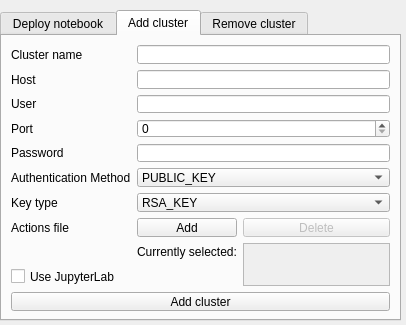
<?xml version="1.0" encoding="UTF-8"?>
<ui version="4.0">
 <class>GUI</class>
 <widget class="QWidget" name="GUI">
  <property name="geometry">
   <rect>
    <x>0</x>
    <y>0</y>
    <width>406</width>
    <height>325</height>
   </rect>
  </property>
  <property name="windowTitle">
   <string>Idact GUI</string>
  </property>
  <widget class="QTabWidget" name="tabWidget">
   <property name="geometry">
    <rect>
     <x>0</x>
     <y>10</y>
     <width>401</width>
     <height>311</height>
    </rect>
   </property>
   <property name="currentIndex">
    <number>1</number>
   </property>
   <widget class="QWidget" name="deploy_notebook_tab">
    <attribute name="title">
     <string>Deploy notebook</string>
    </attribute>
    <layout class="QGridLayout" name="gridLayout_2">
     <item row="4" column="1" colspan="2">
      <widget class="QSpinBox" name="memory_edit">
       <property name="sizePolicy">
        <sizepolicy hsizetype="Minimum" vsizetype="Maximum">
         <horstretch>0</horstretch>
         <verstretch>0</verstretch>
        </sizepolicy>
       </property>
      </widget>
     </item>
     <item row="6" column="3">
      <widget class="QPushButton" name="show_native_arguments_button">
       <property name="text">
        <string>Show native arguments</string>
       </property>
      </widget>
     </item>
     <item row="2" column="1" colspan="3">
      <widget class="QSpinBox" name="cores_edit"/>
     </item>
     <item row="0" column="1" colspan="3">
      <widget class="QLineEdit" name="cluster_name_deployn_edit"/>
     </item>
     <item row="1" column="1" colspan="3">
      <widget class="QSpinBox" name="nodes_edit"/>
     </item>
     <item row="4" column="0">
      <widget class="QLabel" name="memory_label">
       <property name="text">
        <string>Memory per node</string>
       </property>
      </widget>
     </item>
     <item row="5" column="1" colspan="3">
      <widget class="QLineEdit" name="walltime_edit"/>
     </item>
     <item row="2" column="0">
      <widget class="QLabel" name="cores_label">
       <property name="text">
        <string>Cores per node</string>
       </property>
      </widget>
     </item>
     <item row="1" column="0">
      <widget class="QLabel" name="nodes_label">
       <property name="text">
        <string>Nodes</string>
       </property>
      </widget>
     </item>
     <item row="0" column="0">
      <widget class="QLabel" name="cluster_name_deployn_label">
       <property name="text">
        <string>Cluster name</string>
       </property>
      </widget>
     </item>
     <item row="6" column="0" colspan="2">
      <widget class="QPushButton" name="add_native_argument_button">
       <property name="enabled">
        <bool>true</bool>
       </property>
       <property name="text">
        <string>Add native argument</string>
       </property>
      </widget>
     </item>
     <item row="5" column="0">
      <widget class="QLabel" name="walltime_label">
       <property name="maximumSize">
        <size>
         <width>139</width>
         <height>16777215</height>
        </size>
       </property>
       <property name="text">
        <string>Walltime</string>
       </property>
      </widget>
     </item>
     <item row="6" column="2">
      <widget class="QPushButton" name="remove_native_argument_button">
       <property name="text">
        <string>Remove native argument</string>
       </property>
      </widget>
     </item>
     <item row="4" column="3">
      <widget class="QComboBox" name="memory_unit_box">
       <property name="sizePolicy">
        <sizepolicy hsizetype="Expanding" vsizetype="Maximum">
         <horstretch>0</horstretch>
         <verstretch>0</verstretch>
        </sizepolicy>
       </property>
       <item>
        <property name="text">
         <string>GiB</string>
        </property>
       </item>
       <item>
        <property name="text">
         <string>MiB</string>
        </property>
       </item>
       <item>
        <property name="text">
         <string>TiB</string>
        </property>
       </item>
       <item>
        <property name="text">
         <string>PiB</string>
        </property>
       </item>
      </widget>
     </item>
     <item row="8" column="0" colspan="4">
      <widget class="QPushButton" name="deploy_button">
       <property name="text">
        <string>Deploy Jupyter Notebook</string>
       </property>
      </widget>
     </item>
    </layout>
   </widget>
   <widget class="QWidget" name="add_cluster_tab">
    <attribute name="title">
     <string>Add cluster</string>
    </attribute>
    <layout class="QGridLayout" name="gridLayout_3">
     <item row="9" column="0">
      <widget class="QLabel" name="actions_file_label">
       <property name="text">
        <string>Actions file</string>
       </property>
      </widget>
     </item>
     <item row="10" column="1">
      <widget class="QLabel" name="currently_selected_file_label">
       <property name="font">
        <font>
         <italic>false</italic>
        </font>
       </property>
       <property name="text">
        <string>Currently selected:</string>
       </property>
      </widget>
     </item>
     <item row="1" column="0">
      <widget class="QLabel" name="host_label">
       <property name="text">
        <string>Host</string>
       </property>
      </widget>
     </item>
     <item row="11" column="0">
      <widget class="QCheckBox" name="use_jupyter_lab_check_box">
       <property name="text">
        <string>Use JupyterLab</string>
       </property>
      </widget>
     </item>
     <item row="5" column="1" colspan="2">
      <widget class="QLineEdit" name="password_edit"/>
     </item>
     <item row="9" column="2">
      <widget class="QPushButton" name="delete_actions_file_button">
       <property name="enabled">
        <bool>false</bool>
       </property>
       <property name="text">
        <string>Delete</string>
       </property>
      </widget>
     </item>
     <item row="0" column="0">
      <widget class="QLabel" name="cluster_name_addc_label">
       <property name="text">
        <string>Cluster name</string>
       </property>
      </widget>
     </item>
     <item row="4" column="0">
      <widget class="QLabel" name="port_label">
       <property name="text">
        <string>Port</string>
       </property>
      </widget>
     </item>
     <item row="6" column="1" colspan="2">
      <widget class="QComboBox" name="auth_method_box">
       <item>
        <property name="text">
         <string>PUBLIC_KEY</string>
        </property>
       </item>
       <item>
        <property name="text">
         <string>ASK_EVERYTIME</string>
        </property>
       </item>
      </widget>
     </item>
     <item row="0" column="1" colspan="2">
      <widget class="QLineEdit" name="cluster_name_addc_edit"/>
     </item>
     <item row="1" column="1" colspan="2">
      <widget class="QLineEdit" name="host_edit"/>
     </item>
     <item row="4" column="1" colspan="2">
      <widget class="QSpinBox" name="port_edit"/>
     </item>
     <item row="9" column="1">
      <widget class="QPushButton" name="add_actions_file_button">
       <property name="text">
        <string>Add</string>
       </property>
      </widget>
     </item>
     <item row="5" column="0">
      <widget class="QLabel" name="port_label_2">
       <property name="text">
        <string>Password</string>
       </property>
      </widget>
     </item>
     <item row="2" column="0">
      <widget class="QLabel" name="user_label">
       <property name="text">
        <string>User</string>
       </property>
      </widget>
     </item>
     <item row="7" column="0">
      <widget class="QLabel" name="key_type_label">
       <property name="text">
        <string>Key type</string>
       </property>
      </widget>
     </item>
     <item row="22" column="0" colspan="3">
      <widget class="QPushButton" name="add_cluster_button">
       <property name="text">
        <string>Add cluster</string>
       </property>
      </widget>
     </item>
     <item row="2" column="1" colspan="2">
      <widget class="QLineEdit" name="user_edit"/>
     </item>
     <item row="6" column="0">
      <widget class="QLabel" name="auth_method_label">
       <property name="text">
        <string>Authentication Method</string>
       </property>
      </widget>
     </item>
     <item row="7" column="1" colspan="2">
      <widget class="QComboBox" name="key_type_box">
       <item>
        <property name="text">
         <string>RSA_KEY</string>
        </property>
       </item>
      </widget>
     </item>
     <item row="10" column="2" rowspan="2">
      <widget class="QTextBrowser" name="selected_file_path_browser">
       <property name="enabled">
        <bool>false</bool>
       </property>
      </widget>
     </item>
    </layout>
   </widget>
   <widget class="QWidget" name="remove_cluster_tab">
    <attribute name="title">
     <string>Remove cluster</string>
    </attribute>
    <layout class="QGridLayout" name="gridLayout_4">
     <item row="0" column="1">
      <widget class="QLineEdit" name="cluster_name_removec_edit"/>
     </item>
     <item row="0" column="0">
      <widget class="QLabel" name="cluster_name_removec_label">
       <property name="text">
        <string>Cluster name</string>
       </property>
      </widget>
     </item>
     <item row="1" column="0" colspan="2">
      <widget class="QPushButton" name="remove_cluster_button">
       <property name="text">
        <string>Remove cluster</string>
       </property>
      </widget>
     </item>
    </layout>
   </widget>
  </widget>
 </widget>
 <tabstops>
  <tabstop>cluster_name_deployn_edit</tabstop>
  <tabstop>nodes_edit</tabstop>
  <tabstop>cores_edit</tabstop>
  <tabstop>memory_edit</tabstop>
  <tabstop>walltime_edit</tabstop>
  <tabstop>tabWidget</tabstop>
  <tabstop>cluster_name_addc_edit</tabstop>
  <tabstop>host_edit</tabstop>
  <tabstop>user_edit</tabstop>
  <tabstop>port_edit</tabstop>
  <tabstop>auth_method_box</tabstop>
  <tabstop>key_type_box</tabstop>
  <tabstop>add_cluster_button</tabstop>
  <tabstop>cluster_name_removec_edit</tabstop>
  <tabstop>remove_cluster_button</tabstop>
 </tabstops>
 <resources/>
 <connections/>
</ui>
